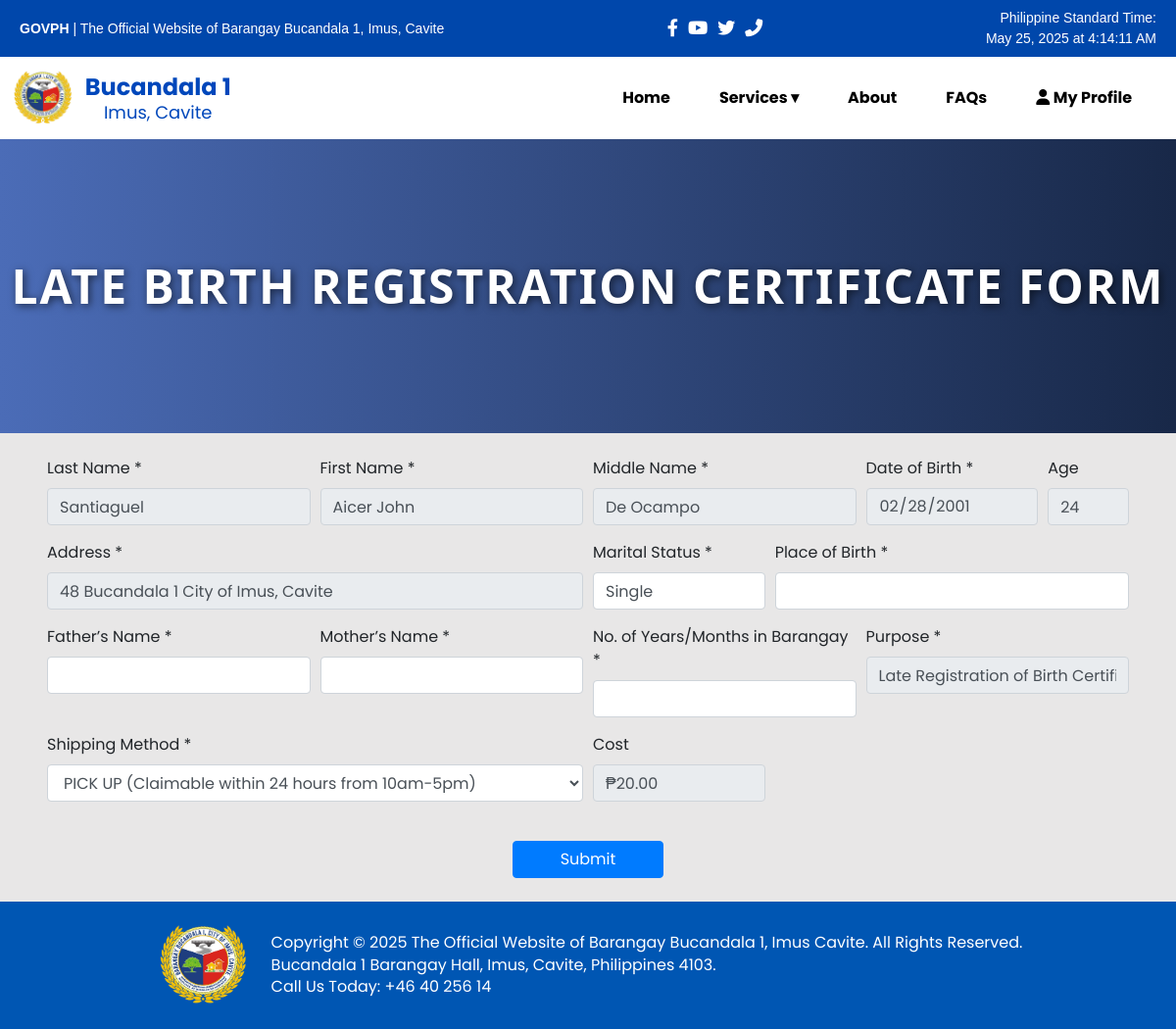
The page /chatbot-main/forms/late-birth-registration.php (signed in) on the database its author committed.
### tables this page shows
CREATE TABLE `users` (
  `id` int(11) NOT NULL,
  `first_name` varchar(100) NOT NULL,
  `middle_name` varchar(100) DEFAULT NULL,
  `last_name` varchar(100) NOT NULL,
  `address` varchar(255) NOT NULL,
  `email` varchar(150) NOT NULL,
  `username` varchar(100) NOT NULL,
  `password` varchar(255) NOT NULL,
  `dob` date NOT NULL,
  `gender` enum('Male','Female') NOT NULL,
  `civil_status` enum('Single','Married','Widowed') NOT NULL,
  `government_id` varchar(100) NOT NULL,
  `id_number` varchar(100) NOT NULL,
  `emergency_contact_name` varchar(150) NOT NULL,
  `emergency_contact_number` varchar(50) NOT NULL,
  `profile_pic` varchar(255) DEFAULT NULL,
  `dependents` text DEFAULT NULL,
  `status` enum('pending','approved','rejected') NOT NULL DEFAULT 'pending',
  `created_at` timestamp NOT NULL DEFAULT current_timestamp(),
  `updated_at` timestamp NOT NULL DEFAULT current_timestamp() ON UPDATE current_timestamp(),
  `is_admin` tinyint(1) NOT NULL DEFAULT 0
);

### chatbot-main/forms/late-birth-registration.php (the view, shortened to what this page needs)
<?php
$servername = "localhost";
$username_db = "root";
$password_db = "";
$dbname = "barangay_db";
try {
    $dsn = "mysql:host=$servername;dbname=$dbname;charset=utf8mb4";
    $pdo = new PDO($dsn, $username_db, $password_db, [
        PDO::ATTR_ERRMODE => PDO::ERRMODE_EXCEPTION,
        PDO::ATTR_DEFAULT_FETCH_MODE => PDO::FETCH_ASSOC,
    ]);
} catch (PDOException $e) {
    die("Connection failed: " . $e->getMessage());
}
$user_data = null;
if (isset($_SESSION['user_id'])) {
    try {
        $stmt = $pdo->prepare("SELECT * FROM users WHERE id = ?");
        $stmt->execute([$_SESSION['user_id']]);
        $user_data = $stmt->fetch();
    } catch (PDOException $e) {
        $user_data = null;
    }
}
?>
<!DOCTYPE html>
<html lang="en">
<head>
    <link rel="stylesheet" href="https://cdnjs.cloudflare.com/ajax/libs/twitter-bootstrap/4.3.1/css/bootstrap.min.css" />
    <link rel="stylesheet" href="https://cdnjs.cloudflare.com/ajax/libs/font-awesome/6.4.0/css/all.min.css">
    <link rel="stylesheet" href="../css/contact.css" />
</head>
<body>
    <div class="header-bar">
  <div class="header-container">
    <div class="left-section">
      GOVPH
      <span>| The Official Website of Barangay Bucandala 1, Imus, Cavite</span>
    </div>
    <div class="social-icons">
      <a href="https://www.facebook.com/profile.php?id=100085126650282"><i class="fab fa-facebook-f"></i></a>
      <a href="#"><i class="fab fa-youtube"></i></a>
      <a href="#"><i class="fab fa-twitter"></i></a>
      <a href="#"><i class="fas fa-phone-alt"></i></a>
    </div>
    <div class="time-section">
      <div>Philippine Standard Time:</div>
      <div id="dateTimePH">Loading time...</div>
    </div>
  </div>
</div>
<nav style="display: flex; align-items: center; padding: 10px;">
  <div class="logo-container keep-on-mobile">
  <img src="../image/imus-logo.png" alt="Barangay Logo" class="logo-img">
  <div class="logo-text">
    <span class="barangay-name">Bucandala 1</span><br>
    <span class="barangay-location">Imus, Cavite</span>
  </div>
</div>
<nav class="main-nav" id="mainNav">
  <a href="../index.php">Home</a>
  <div class="dropdown">
    <a href="#online-services-section" class="dropbtn">Services ▾</a>
  </div>
  <a href="../contact.php">About</a>
  <a href="../faq.php">FAQs</a>
  <a href="../profile.php"><i class="fas fa-user"></i> My Profile</a>
</nav>
</nav>
    <div class="header-banner">Late Birth Registration Certificate Form</div>
    <div class="container-fluid px-5 py-4">
<form method="POST" action="late-birth-registration.php" id="lateBirthForm">
    <div class="form-row">
        <div class="form-group col-md-3">
            <label>Last Name *</label>
            <input type="text" name="last_name" class="form-control" required readonly
                value="<?= htmlspecialchars($_POST['last_name'] ?? ($user_data['last_name'] ?? '')) ?>">
        </div>
        <div class="form-group col-md-3">
            <label>First Name *</label>
            <input type="text" name="first_name" class="form-control" required readonly
                value="<?= htmlspecialchars($_POST['first_name'] ?? ($user_data['first_name'] ?? '')) ?>">
        </div>
        <div class="form-group col-md-3">
            <label>Middle Name *</label>
            <input type="text" name="middle_name" class="form-control" required readonly
                value="<?= htmlspecialchars($_POST['middle_name'] ?? ($user_data['middle_name'] ?? '')) ?>">
        </div>
                <div class="form-group col-md-2">
            <label>Date of Birth *</label>
        </div>
        <div class="form-group col-md-1">
            <label>Age</label>
        </div>
        <div class="form-group col-md-6">
            <label>Address *</label>
            <input type="text" name="address" class="form-control" required readonly
                value="<?= htmlspecialchars($_POST['address'] ?? ($user_data['address'] ?? '')) ?>">
        </div>
        <div class="form-group col-md-2">
            <label>Marital Status *</label>
            <input type="text" name="marital_status" class="form-control" required
                value="<?= htmlspecialchars($_POST['marital_status'] ?? ($user_data['civil_status'] ?? '')) ?>">
        </div>
        <div class="form-group col-md-4">
            <label>Place of Birth *</label>
        </div>
        <div class="form-group col-md-3">
            <label>Father’s Name *</label>
            <input type="text" name="fathers_name" class="form-control" required
                value="<?= htmlspecialchars($_POST['fathers_name'] ?? '') ?>">
        </div>
        <div class="form-group col-md-3">
            <label>Mother’s Name *</label>
            <input type="text" name="mothers_name" class="form-control" required
                value="<?= htmlspecialchars($_POST['mothers_name'] ?? '') ?>">
        </div>
        <div class="form-group col-md-3">
            <label>No. of Years/Months in Barangay *</label>
            <input type="text" name="years_in_barangay" class="form-control" required
                value="<?= htmlspecialchars($_POST['years_in_barangay'] ?? '') ?>">
        </div>
        <div class="form-group col-md-3">
            <label>Purpose *</label>
        </div>
        <div class="form-group col-md-6">
            <label>Shipping Method *</label>
            <select name="shipping_method" class="form-control" required>
                <option value="PICK UP">PICK UP (Claimable within 24 hours from 10am-5pm)</option>
            </select>
        </div>
        <div class="form-group col-md-2">
            <label>Cost</label>
            <input type="text" class="form-control" readonly value="₱20.00">
        </div>
    </div>
    <div class="text-center mt-4">
        <button type="submit" class="btn btn-primary px-5">Submit</button>
    </div>
</form>
</div>
    <div class="footer">
        <div class="footer-content">
        <img src="../image/imus-logo.png" alt="Barangay Logo" class="footer-logo">
        <div class="footer-text">
                <p>Copyright &copy; 2025 The Official Website of Barangay Bucandala 1, Imus Cavite. All Rights Reserved.</p>
                <p>Bucandala 1 Barangay Hall, Imus, Cavite, Philippines 4103.</p>
                <p>Call Us Today: +46 40 256 14</p>
            </div>
        </div>
    </div>
    <iframe src="../chatbot.php"
        style="position: fixed; bottom: 10px; right: 10px; width: 340px; height: 800px; border: none; z-index: 999;">
    </iframe>
</body>
</html>

### chatbot-main/css/contact.css (style rules this page uses)
body { height: 100%; margin: 0; display: flex; flex-direction: column; font-family: 'Poppins', sans-serif; background-color: #b9b4b4; }
.header-container { display: flex; align-items: center; justify-content: flex-start; }
nav { background-color: #ffffff; padding: 20px; text-align: center; position: sticky; top: 0; z-index: 1000; transition: all 0.6s cubic-bezier(0.25, 1, 0.5, 1); box-shadow: none; transform: translateY(0); }
nav a { margin: 0 15px; color: #000000; text-decoration: none; font-weight: bold; }
.dropdown { display: inline-block; position: relative; }
.dropbtn { cursor: pointer; }
.footer { width: 100%; padding: 20px; background-color: #0056b3; color: white; margin-top: 0px; }
.footer-content { display: flex; align-items: center; justify-content: center; gap: 20px; flex-wrap: wrap; text-align: left; }
.footer-logo { width: 100px; height: auto; }
.footer-text p { margin: 0; line-height: 1.4; }
body::before { content: ""; position: fixed; top: 0; left: 0; width: 100%; height: 100%; background: rgba(255, 255, 255, 0.678); z-index: -1; }
.logo-container { display: flex; align-items: center; flex-wrap: nowrap; margin-right: auto; }
.logo-img { height: 60px; margin-right: 10px; flex-shrink: 0; }
.logo-text { line-height: 1.2; white-space: nowrap; }
.barangay-name { font-size: 24px; font-weight: bold; color: #0047BB; }
.barangay-location { font-size: 18px; color: #0047BB; }
.main-nav { display: flex; gap: 20px; align-items: center; }
.header-bar { background-color: #0047AB; color: white; font-family: Arial, sans-serif; font-size: 14px; padding: 8px 20px; }
.header-container { display: flex; justify-content: space-between; align-items: center; flex-wrap: wrap; }
.left-section { font-weight: bold; }
.left-section span { font-weight: normal; }
.social-icons { display: flex; gap: 10px; font-size: 18px; }
.social-icons a { color: white; text-decoration: none; }
.time-section { text-align: right; }
.header-banner { width: 100%; height: 300px; display: flex; align-items: center; justify-content: center; background: linear-gradient(to right, #4b6cb7, #182848); color: white; text-align: center; font-size: 48px; font-family: 'Segoe UI', Tahoma, Geneva, Verdana, sans-serif; font-weight: 700; letter-spacing: 2px; text-transform: uppercase; text-shadow: 2px 2px 8px rgba(0, 0, 0, 0.6); }

### rows shown on the page
users: last_name "Santiaguel", first_name "Aicer John", middle_name "De Ocampo", address "48 Bucandala 1 City of Imus, Cavite", marital_status "Single"
